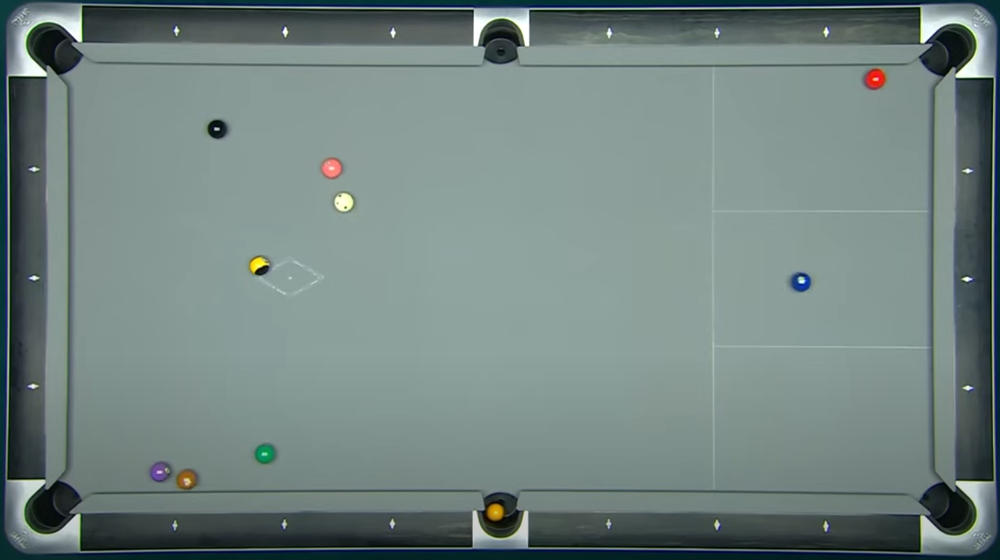
#> input picture detect_pockets/tests/Black/test_pool_table_1.png, 1000 x 560 px, shrunk from 1303 x 730 before the run, found by its file name
$ python filter_table_borders.old.py
#> lines starting #> are read from the running program, lines starting #| are printed output that depends on the picture; after the words box and inside, x2 and y2 are one past the last pixel; in counts of white or black regions, pixels touching at a corner belong together
import itertools
import math

import cv2
import numpy as np


# [118 lines left out: functions encontrar_punto_interseccion, ordenar_esquinas, score_quadrilateral, find_best_quadrilateral, not called in this run]


# Carga la imagen
image_path = "tests/test_pool_table_1.png"  # La misma que antes
image_path = "detect_balls/tests/Black/test_pool_table_1.png"

original_image = cv2.imread(image_path)
#> original_image is the input picture: shape (560, 1000, 3); mean B, G, R 128.9, 131.8, 114.7

if original_image is None:
    print(f"Error al cargar la imagen: {image_path}")
    exit()

gray_image = cv2.cvtColor(original_image, cv2.COLOR_BGR2GRAY)
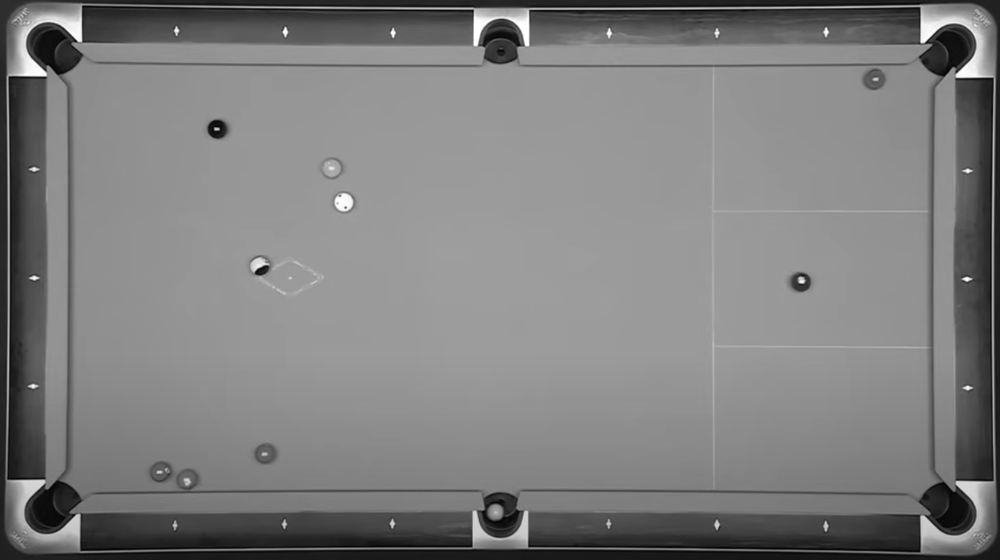
#> gray_image: shape (560, 1000); min 1, max 255, mean 126.3
blurred_image = cv2.GaussianBlur(gray_image, (5, 5), 0)
edges = cv2.Canny(blurred_image, 40, 125)  # Ajusta estos umbrales si es necesario
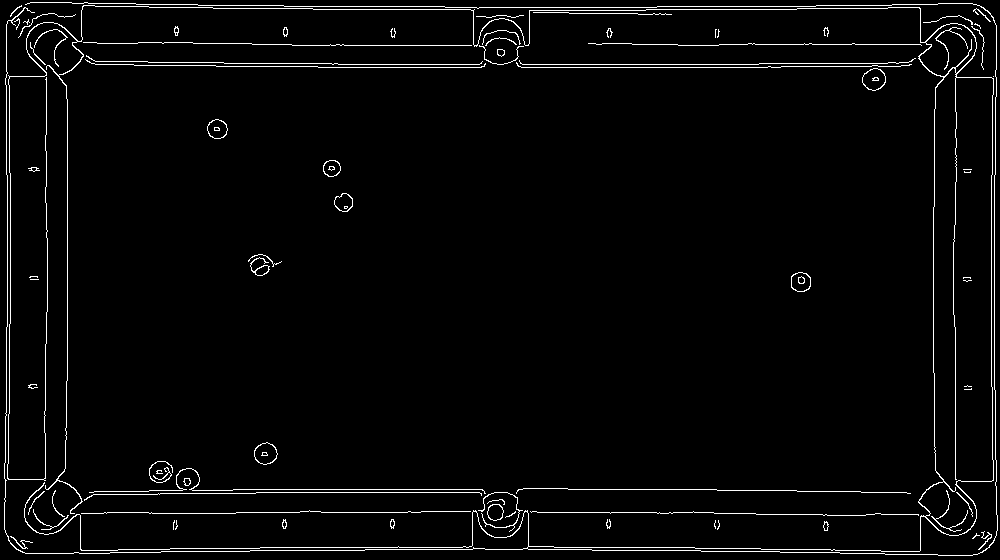
#> edges: shape (560, 1000); 2.9% white in thin lines or dots

# Detección de Líneas con la Transformada de Hough (Probabilística)
# Ajusta threshold, minLineLength, maxLineGap según tu experimentación anterior
lines = cv2.HoughLinesP(
    edges, 1, np.pi / 180, threshold=30, minLineLength=150, maxLineGap=20
)
#> lines = 23 rows, first 6: [521, 67, 780, 67], [657, 6, 815, 6], [260, 547, 473, 547], [233, 489, 482, 489], [332, 64, 758, 64], [31, 2, 259, 5]

image_with_filtered_lines = original_image.copy()
horizontal_lines = []
vertical_lines = []

if lines is not None:
    for line_segment in lines:
        x1, y1, x2, y2 = line_segment[0]

        # Calcular longitud de la línea
        length = math.sqrt((x2 - x1) ** 2 + (y2 - y1) ** 2)

        # Calcular ángulo de la línea
        if (x2 - x1) == 0:  # Línea vertical
            angle = 90.0
        else:
            angle = math.degrees(math.atan((y2 - y1) / (x2 - x1)))

        # --- Criterios de Filtrado (¡NECESITARÁS AJUSTAR ESTO!) ---
        # 1. Filtrar por longitud mínima
        MIN_LINE_LENGTH = 100  # Ejemplo: solo líneas de más de 100 píxeles
        if length < MIN_LINE_LENGTH:
            continue

        # 2. Clasificar en horizontales y verticales (aproximadas)
        # Ángulos cercanos a 0° (horizontales), ángulos cercanos a +/-90° (verticales)
        ANGLE_THRESHOLD = (
            30  # Ejemplo: +/- 30 grados de la horizontal/vertical perfecta
        )

        if abs(angle) < ANGLE_THRESHOLD:  # Considerada "horizontal-ish"
            horizontal_lines.append(((x1, y1, x2, y2), length))
            # cv2.line(image_with_filtered_lines, (x1, y1), (x2, y2), (0, 255, 0), 2) # Verde para horizontales
        elif abs(abs(angle) - 90) < ANGLE_THRESHOLD:  # Considerada "vertical-ish"
            vertical_lines.append(((x1, y1, x2, y2), length))
#> this loop made 23 passes
#> (x1, y1, x2, y2, length, angle) on passes 1 to 12: (521, 67, 780, 67, 259, 0), (657, 6, 815, 6, 158, 0), (260, 547, 473, 547, 213, 0), (233, 489, 482, 489, 249, 0), (332, 64, 758, 64, 426, 0), (31, 2, 259, 5, 228, 0.754), (646, 9, 796, 9, 150, 0), (445, 7, 656, 7, 211, 0), (256, 492, 516, 492, 260, 0), (719, 44, 944, 44, 225, 0), (472, 512, 713, 512, 241, 0), (6, 174, 6, 24, 150, 90)
#> after the loop, horizontal_lines = 15 items; vertical_lines = [((6, 174, 6, 24), 150), ((67, 380, 67, 99), 281), ((933, 372, 933, 207), 165), ((994, 389, 994, 175), 214), ((991, 386, 991, 175), 211), ((955, 224, 955, 67), 157), ((10, 323, 10, 173), 150), ((46, 237, 46, 66), 171)]
            # cv2.line(image_with_filtered_lines, (x1, y1), (x2, y2), (255, 0, 0), 2) # Azul para verticales
        # else: # Líneas diagonales que no cumplen los umbrales (opcional)
        # cv2.line(image_with_filtered_lines, (x1, y1), (x2, y2), (0,0,0), 1) # Negro para otras

    # Opcional: Quedarse con las N líneas más largas de cada categoría
    # Por ejemplo, las 2 más largas horizontales y las 2 más largas verticales
    horizontal_lines.sort(
        key=lambda item: item[1], reverse=True
    )  # Ordenar por longitud
    vertical_lines.sort(key=lambda item: item[1], reverse=True)

    # Dibujar, por ejemplo, las 4 líneas horizontales y 4 verticales más largas (o menos si no hay tantas)
    # Esto es una simplificación; idealmente buscarías las líneas que mejor forman el rectángulo de la mesa

    # Dibujamos las líneas seleccionadas
    selected_lines_for_corners = []

    print(
        f"Líneas horizontales detectadas (filtradas por longitud > {MIN_LINE_LENGTH}): {len(horizontal_lines)}"
    )
#| Líneas horizontales detectadas (filtradas por longitud > 100): 15
    for i, (line_coords, length) in enumerate(
        horizontal_lines[:4]
    ):  # Tomar hasta las 4 más largas
        x1, y1, x2, y2 = line_coords
        cv2.line(
            image_with_filtered_lines, (x1, y1), (x2, y2), (0, 255, 0), 3
        )  # Verde más grueso
        selected_lines_for_corners.append(line_coords)
        print(f"  H{i+1}: ({x1},{y1})-({x2},{y2}), Longitud: {length:.0f}")
#> this loop made 4 passes
#> (length, x1, y1, x2, y2) on passes 1 to 4: (426, 332, 64, 758, 64), (260, 256, 492, 516, 492), (259, 521, 67, 780, 67), (249, 233, 489, 482, 489)
#|   H1: (332,64)-(758,64), Longitud: 426
#|   H2: (256,492)-(516,492), Longitud: 260
#|   H3: (521,67)-(780,67), Longitud: 259
#|   H4: (233,489)-(482,489), Longitud: 249
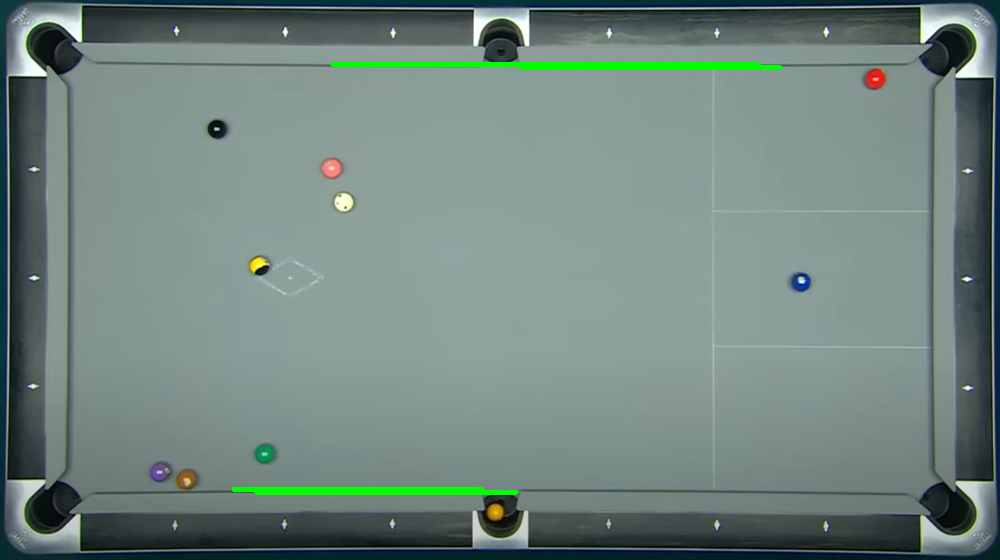
#> image_with_filtered_lines: shape (560, 1000, 3); 0.91% of pixels changed, all inside (x1, y1, x2, y2) = (231, 62, 783, 495)
#> after the loop, selected_lines_for_corners = [(332, 64, 758, 64), (256, 492, 516, 492), (521, 67, 780, 67), (233, 489, 482, 489)]

    print(
        f"Líneas verticales detectadas (filtradas por longitud > {MIN_LINE_LENGTH}): {len(vertical_lines)}"
    )
#| Líneas verticales detectadas (filtradas por longitud > 100): 8
    for i, (line_coords, length) in enumerate(
        vertical_lines[:4]
    ):  # Tomar hasta las 4 más largas
        x1, y1, x2, y2 = line_coords
        cv2.line(
            image_with_filtered_lines, (x1, y1), (x2, y2), (255, 0, 0), 3
        )  # Azul más grueso
        selected_lines_for_corners.append(line_coords)
        print(f"  V{i+1}: ({x1},{y1})-({x2},{y2}), Longitud: {length:.0f}")
#> this loop made 4 passes
#> (length, x1, y1, x2, y2) on passes 1 to 4: (281, 67, 380, 67, 99), (214, 994, 389, 994, 175), (211, 991, 386, 991, 175), (171, 46, 237, 46, 66)
#|   V1: (67,380)-(67,99), Longitud: 281
#|   V2: (994,389)-(994,175), Longitud: 214
#|   V3: (991,386)-(991,175), Longitud: 211
#|   V4: (46,237)-(46,66), Longitud: 171
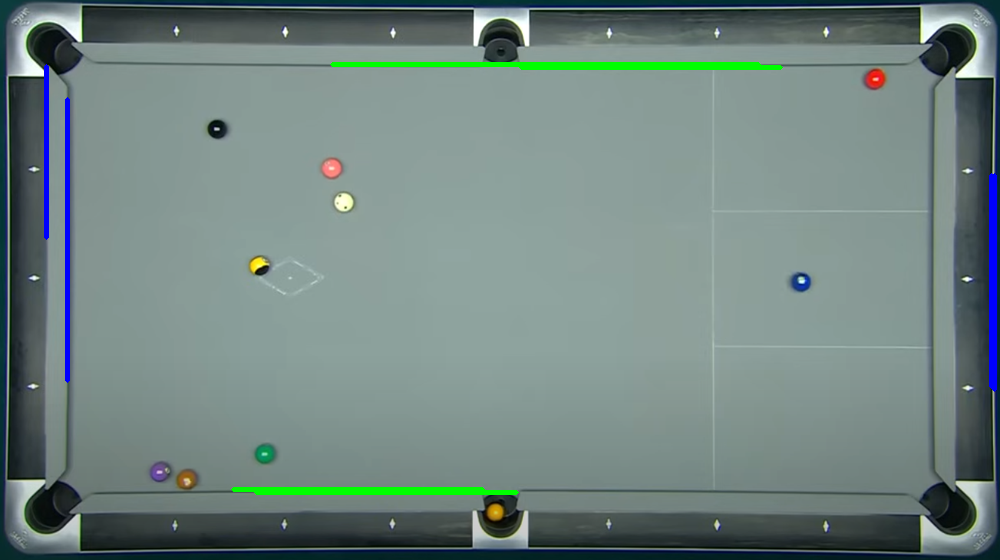
#> image_with_filtered_lines: shape (560, 1000, 3); 0.72% of pixels changed, all inside (x1, y1, x2, y2) = (44, 64, 997, 392)
#> after the loop, selected_lines_for_corners = [(332, 64, 758, 64), (256, 492, 516, 492), (521, 67, 780, 67), (233, 489, 482, 489), (67, 380, 67, 99), (994, 389, 994, 175), (991, 386, 991, 175), (46, 237, 46, 66)]

else:
    print("No se detectaron líneas con los parámetros actuales.")

cv2.imshow("Imagen Original", original_image)
cv2.imshow("Bordes (Canny)", edges)
cv2.imshow("Lineas Filtradas", image_with_filtered_lines)
cv2.waitKey(0)
cv2.destroyAllWindows()

# El siguiente paso sería tomar 'selected_lines_for_corners' y encontrar sus intersecciones.

$ run again, with detect_table/tests/test_pool_table_3.png copied over detect_pockets/tests/Black/test_pool_table_1.png
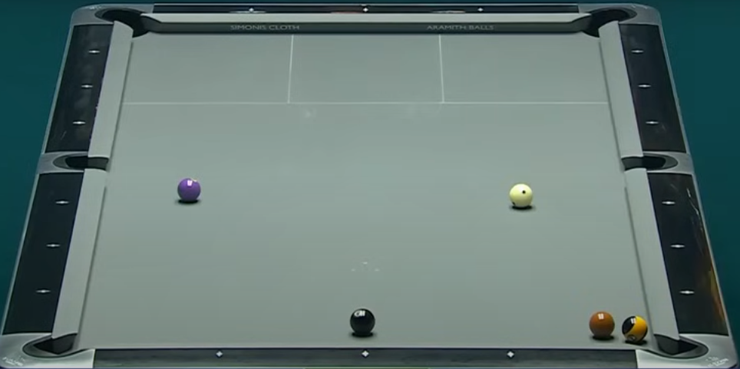
#> input picture detect_table/tests/test_pool_table_3.png, 740 x 369 px, shrunk from 964 x 481 before the run, found by its file name
#> original_image is the input picture: shape (369, 740, 3); mean B, G, R 117.1, 120.6, 101.1
#> `edges = cv2.Canny(blurred_image, 40, 125)`:
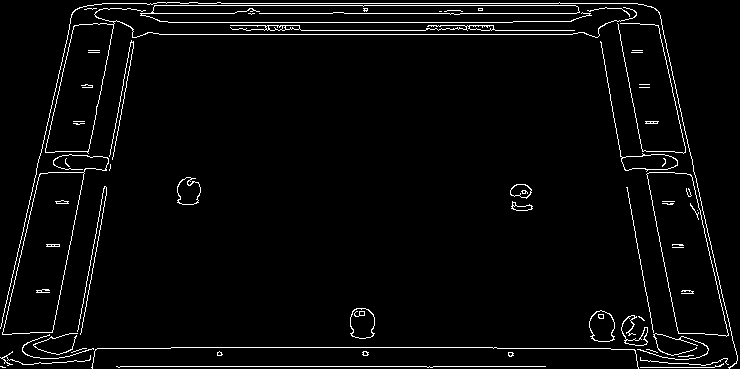
#> edges: shape (369, 740); 3.5% white in thin lines or dots
#> lines = 21 rows, first 6: [102, 3, 637, 3], [111, 34, 620, 34], [154, 5, 575, 5], [116, 366, 545, 366], [168, 22, 512, 22], [140, 13, 590, 13]
#> the loop `for line_segment in lines:` made 21 passes
#> (x1, y1, x2, y2, length, angle) on passes 1 to 8: (102, 3, 637, 3, 535, 0), (111, 34, 620, 34, 509, 0), (154, 5, 575, 5, 421, 0), (116, 366, 545, 366, 429, 0), (168, 22, 512, 22, 344, 0), (140, 13, 590, 13, 450, 0), (171, 347, 496, 347, 325, 0), (2, 334, 39, 174, 164.2, -76.98)
#> after the loop `for line_segment in lines:`: horizontal_lines = [((102, 3, 637, 3), 535), ((111, 34, 620, 34), 509), ((154, 5, 575, 5), 421), ((116, 366, 545, 366), 429), ((168, 22, 512, 22), 344), ((140, 13, 590, 13), 450), ((171, 347, 496, 347), 325), ((246, 30, 438, 30), 192)]; vertical_lines = 13 items
#| Líneas horizontales detectadas (filtradas por longitud > 100): 8
#> the loop `for i, (line_coords, length) in enumerate( horizontal_lines[:4] ):` made 4 passes
#> (length, x1, y1, x2, y2) on passes 1 to 4: (535, 102, 3, 637, 3), (509, 111, 34, 620, 34), (450, 140, 13, 590, 13), (429, 116, 366, 545, 366)
#> (printed output is left out)
#> after the loop `for i, (line_coords, length) in enumerate(`: selected_lines_for_corners = [(102, 3, 637, 3), (111, 34, 620, 34), (140, 13, 590, 13), (116, 366, 545, 366)]
#| Líneas verticales detectadas (filtradas por longitud > 100): 13
#> the loop `for i, (line_coords, length) in enumerate( vertical_lines[:4] ):` made 4 passes
#> (length, x1, y1, x2, y2) on passes 1 to 4: (365.8, 614, 8, 684, 367), (325.3, 0, 328, 73, 11), (319, 666, 48, 737, 359), (289.5, 46, 363, 102, 79)
#> (printed output is left out)
#> after the loop `for i, (line_coords, length) in enumerate(`:
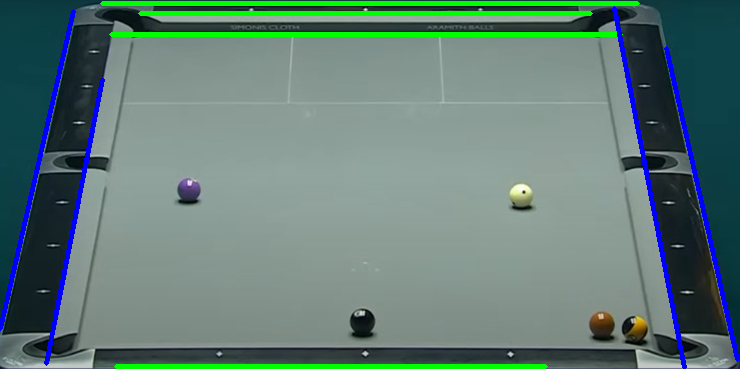
#> image_with_filtered_lines: shape (369, 740, 3); mean B, G, R 117.7, 124.4, 97.1
#> after the loop `for i, (line_coords, length) in enumerate(`: selected_lines_for_corners = [(102, 3, 637, 3), (111, 34, 620, 34), (140, 13, 590, 13), (116, 366, 545, 366), (614, 8, 684, 367), (0, 328, 73, 11), (666, 48, 737, 359), (46, 363, 102, 79)]

$ run again, with detect_table/tests/test_pool_table_4.jpg saved as detect_pockets/tests/Black/test_pool_table_1.png
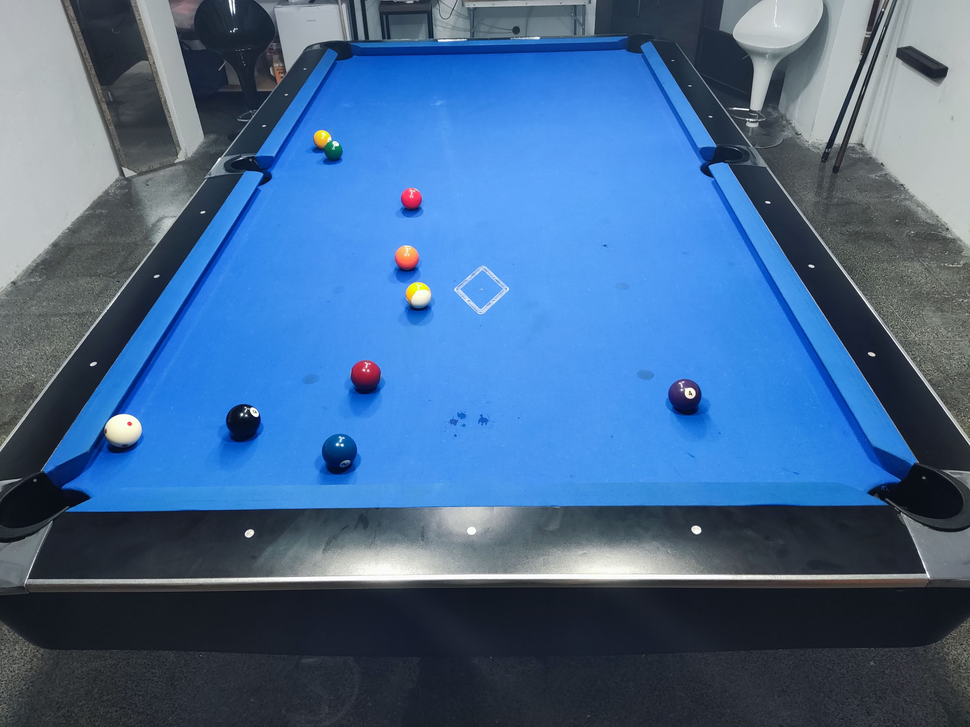
#> input picture detect_table/tests/test_pool_table_4.jpg, 970 x 727 px, shrunk from 4000 x 3000 before the run, found by its file name
#> original_image is the input picture: shape (727, 970, 3); mean B, G, R 144.7, 104.9, 69.8
#> `edges = cv2.Canny(blurred_image, 40, 125)`:
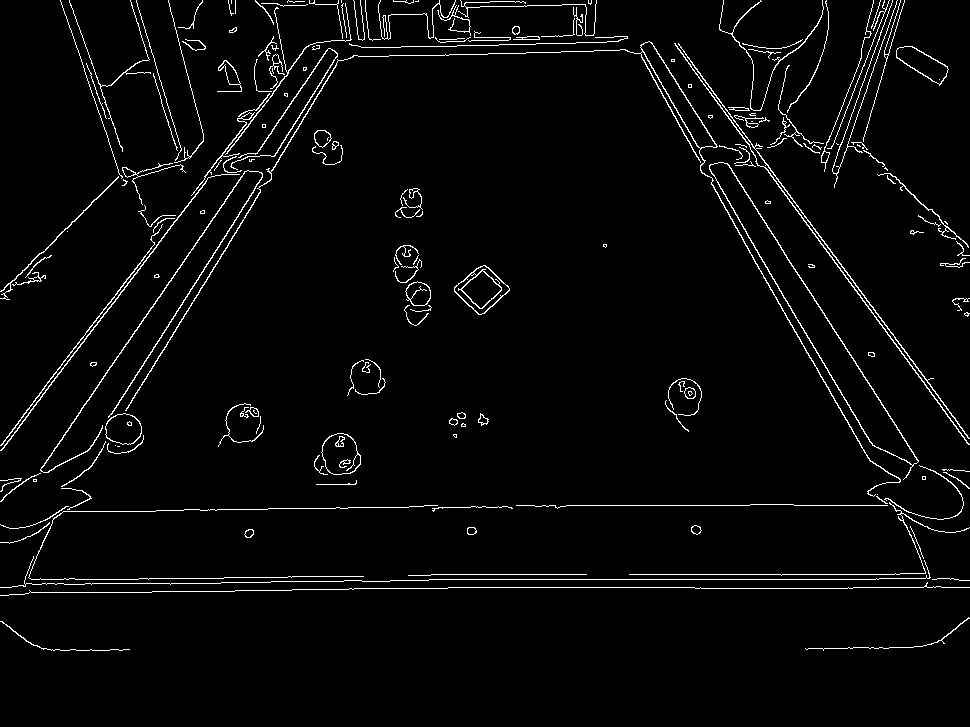
#> edges: shape (727, 970); 3.1% white in thin lines or dots, all inside (x1, y1, x2, y2) = (0, 0, 970, 651)
#> lines = 40 rows, first 6: [629, 574, 899, 574], [429, 579, 878, 579], [448, 587, 700, 587], [838, 262, 957, 421], [61, 371, 257, 112], [721, 202, 870, 461]
#> the loop `for line_segment in lines:` made 40 passes
#> (x1, y1, x2, y2, length, angle) on passes 1 to 8: (629, 574, 899, 574, 270, 0), (429, 579, 878, 579, 449, 0), (448, 587, 700, 587, 252, 0), (838, 262, 957, 421, 198.6, 53.19), (61, 371, 257, 112, 324.8, -52.88), (721, 202, 870, 461, 298.8, 60.09), (695, 588, 852, 588, 157, 0), (123, 413, 242, 222, 225, -58.08)
#> after the loop `for line_segment in lines:`: horizontal_lines = [((629, 574, 899, 574), 270), ((429, 579, 878, 579), 449), ((448, 587, 700, 587), 252), ((695, 588, 852, 588), 157), ((516, 505, 749, 505), 233), ((437, 55, 655, 48), 218.1), ((181, 578, 352, 576), 171), ((361, 47, 535, 44), 174)]; vertical_lines = 9 items
#| Líneas horizontales detectadas (filtradas por longitud > 100): 8
#> the loop `for i, (line_coords, length) in enumerate( horizontal_lines[:4] ):` made 4 passes
#> (length, x1, y1, x2, y2) on passes 1 to 4: (449, 429, 579, 878, 579), (270, 629, 574, 899, 574), (252, 448, 587, 700, 587), (233, 516, 505, 749, 505)
#> (printed output is left out)
#> after the loop `for i, (line_coords, length) in enumerate(`: selected_lines_for_corners = [(429, 579, 878, 579), (629, 574, 899, 574), (448, 587, 700, 587), (516, 505, 749, 505)]
#| Líneas verticales detectadas (filtradas por longitud > 100): 9
#> the loop `for i, (line_coords, length) in enumerate( vertical_lines[:4] ):` made 4 passes
#> (length, x1, y1, x2, y2) on passes 1 to 4: (298.8, 721, 202, 870, 461), (195.8, 60, 0, 124, 185), (184.1, 836, 175, 896, 1), (182.2, 73, 10, 133, 182)
#> (printed output is left out)
#> after the loop `for i, (line_coords, length) in enumerate(`:
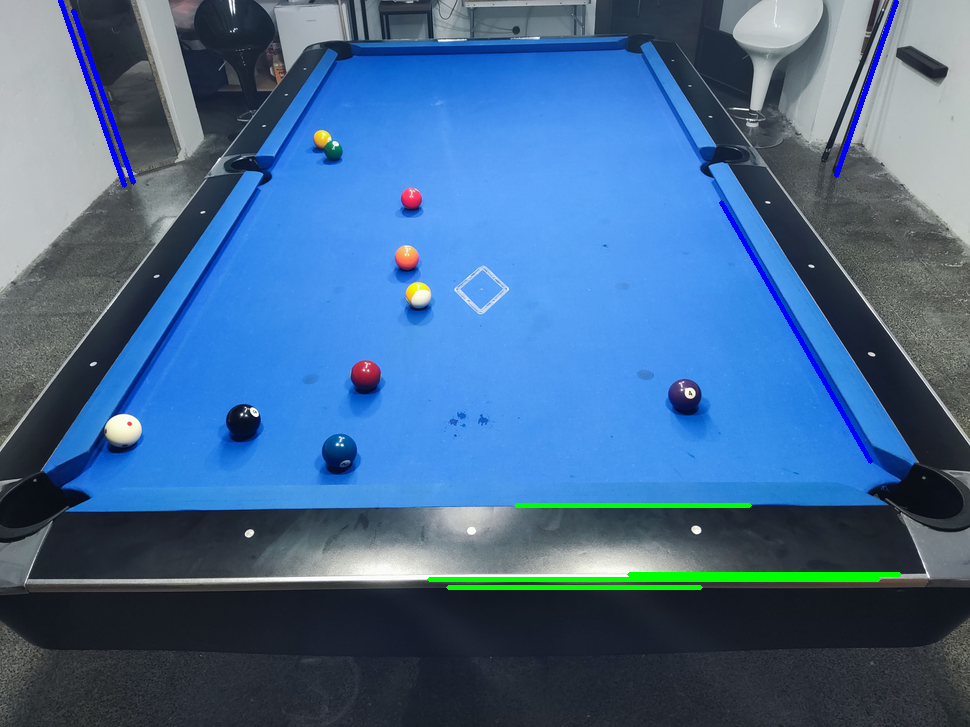
#> image_with_filtered_lines: shape (727, 970, 3); mean B, G, R 144.2, 105.4, 68.4
#> after the loop `for i, (line_coords, length) in enumerate(`: selected_lines_for_corners = [(429, 579, 878, 579), (629, 574, 899, 574), (448, 587, 700, 587), (516, 505, 749, 505), (721, 202, 870, 461), (60, 0, 124, 185), (836, 175, 896, 1), (73, 10, 133, 182)]
